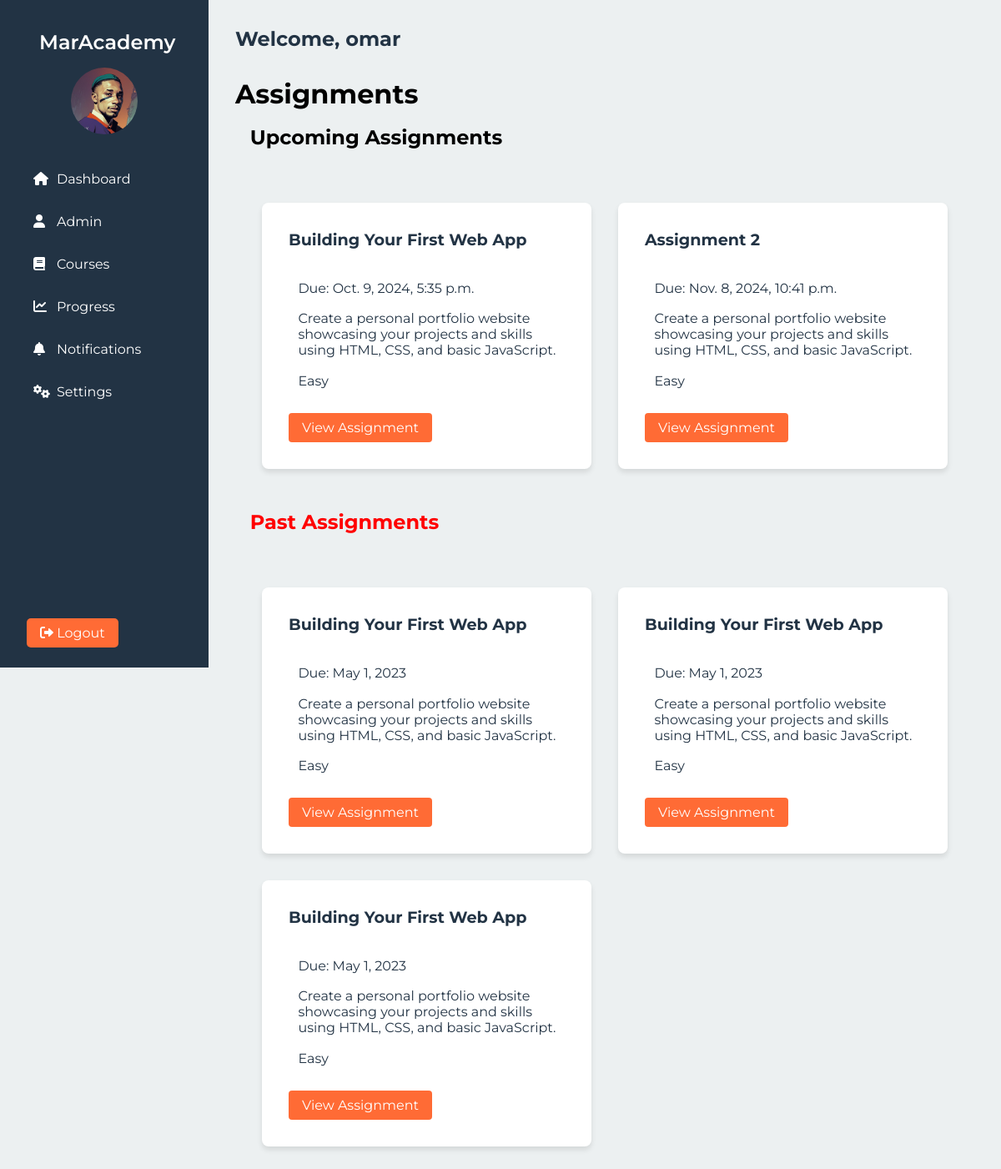
/assignments/6/ (signed in), run on the app's committed database.
### ourusers/models.py (models this page shows, shortened)
class CustomUser(AbstractUser):
    is_student = models.BooleanField(default=True)
    is_instructor = models.BooleanField(default=False)
    profile_picture = models.ImageField(upload_to='profile_pictures/', blank=True, null=True)

### courses/models.py (models this page shows, shortened)
class Assignment(models.Model):
    course = models.ForeignKey(Course, related_name='assignments', on_delete=models.CASCADE)
    title = models.CharField(max_length=100)
    points = models.CharField(max_length=300, null=True, default="Not graded")
    submission = models.CharField(max_length=3000, null=True, default='Url Link')
    description = models.CharField(max_length=50000)
    due_date = models.DateTimeField()
    created_at = models.DateTimeField(auto_now_add=True)
    updated_at = models.DateTimeField(auto_now=True)

### assignments/views.py (the view)
# urls.py: path("", include("assignments.urls")),
@login_required
def  assignments(request, course_id):
    course = get_object_or_404(Course, id=course_id)
    if request.user in course.enrolled_users.all():
        assignments = Assignment.objects.filter(course=course)
    else:
        assignments = None  # Or redirect with an error message
    context = {
        'course': course,
        'assignments': assignments,
    }
    return render(request, 'assignments.html', context)

### assignments/templates/assignments.html
{% extends 'ourusers/base.html' %} {% load static %} {% block extra_css %}
<link rel="stylesheet" href="{% static 'css/assignments.css' %}" />
{% endblock %} {% block content %}
<h1>Assignments</h1>
<div class="upcoming-assignments">
    <h2 class="upcoming-title">Upcoming Assignments</h2>
    <div class="assignments">
        {% for assignment in assignments %}
        <div class="assignment">
            <h3 class="assignment-title">{{ assignment.title}}</h3>
            <p class="assignment-due-date">Due: {{assignment.due_date}}</p>
            <p class="assignment-description">{{assignment.description}}</p>
                <p class="assignment-level">Easy</p>
            <a href="{% url 'assignment' assignment.pk %}" class="assignment-link">View Assignment</a>
        </div>
        {% endfor %}
    </div>
</div>
<div class="past-assignments">
    <h2 class="past-title">Past Assignments</h2>
    <div class="assignments">
        <div class="assignment">
            <h3 class="assignment-title">Building Your First Web App</h3>
            <p class="assignment-due-date">Due: May 1, 2023</p>
            <p class="assignment-description">Create a personal portfolio website showcasing
                your projects and skills using HTML, CSS, and basic JavaScript.</p>
                <p class="assignment-level">Easy</p>
            <a href="#" class="assignment-link">View Assignment</a>
        </div>        <div class="assignment">
            <h3 class="assignment-title">Building Your First Web App</h3>
            <p class="assignment-due-date">Due: May 1, 2023</p>
            <p class="assignment-description">Create a personal portfolio website showcasing
                your projects and skills using HTML, CSS, and basic JavaScript.</p>
                <p class="assignment-level">Easy</p>
            <a href="#" class="assignment-link">View Assignment</a>
        </div>        <div class="assignment">
            <h3 class="assignment-title">Building Your First Web App</h3>
            <p class="assignment-due-date">Due: May 1, 2023</p>
            <p class="assignment-description">Create a personal portfolio website showcasing
                your projects and skills using HTML, CSS, and basic JavaScript.</p>
                <p class="assignment-level">Easy</p>
            <a href="#" class="assignment-link">View Assignment</a>
        </div>
    </div>
</div>
{% endblock %}

### ourusers/templates/ourusers/base.html (shortened to what this page needs)
{% load static %}
<!DOCTYPE html>
<html lang="en">
  <head>
    <link
      rel="stylesheet"
      href="https://cdnjs.cloudflare.com/ajax/libs/font-awesome/6.0.0-beta3/css/all.min.css"
    />
    <link rel="stylesheet" href="{% static 'css/base.css' %}" />
    {% block extra_css %}{% endblock %}
  </head>
  <body>
    <div class="dashboard-container">
      <aside class="sidebar" id="sidebar">
        <div class="sidebar-header">
          <h2>MarAcademy</h2>
          {% if user.profile_picture %}
          <img
            src="{{ user.profile_picture.url }}"
            alt="{{ user.get_username }}'s profile picture"
            class="user-avatar"
          />
          {% else %}
          <img
            src="{% static 'images/default.webp' %}"
            alt="Default profile picture"
            class="user-avatar"
          />
          {% endif %}
        </div>
        <nav class="sidebar-nav">
          <ul>
            <li
              class="{% if request.resolver_match.url_name == 'dashboard' %}active{% endif %}"
            >
              <a href="{% url 'dashboard' %}"
                ><i class="fas fa-home"></i> Dashboard</a
              >
            </li>
            {% if request.user.is_instructor %}
            <li
              class="{% if request.resolver_match.url_name == 'course_list' %}active{% endif %}"
            >
              <a href="{% url 'courses:course_list' %}"
                ><i class="fas fa-user"></i> Admin</a
              >
            </li>
            {% endif %}
            <li
              class="{% if request.resolver_match.url_name == 'courses' %}active{% endif %}"
            >
              <a href="{% url 'courses:courses' %}"
                ><i class="fas fa-book"></i> Courses</a
              >
            </li>
            <li
              class="{% if request.resolver_match.url_name == 'progress' %}active{% endif %}"
            >
              <a href="{% url 'progress' %}"
                ><i class="fas fa-chart-line"></i> Progress</a
              >
            </li>
            <li
              class="{% if request.resolver_match.url_name == 'notifications' %}active{% endif %}"
            >
              <a href="#"><i class="fas fa-bell"></i> Notifications</a>
            </li>
            <li
              class="{% if request.resolver_match.url_name == 'settings' %}active{% endif %}"
            >
              <a href="#"><i class="fas fa-cogs"></i> Settings</a>
            </li>
          </ul>
        </nav>
        <div class="sidebar-footer">
          <a href="{% url 'logout' %}" class="logout-btn"
            ><i class="fas fa-sign-out-alt"></i> Logout</a
          >
        </div>
      </aside>
      <main class="main-content">
        <header class="main-header">
          <h1>Welcome, {{ user.get_username }}</h1>
        </header>
        {% block content %}{% endblock %}
      </main>
    </div>
  </body>
</html>

### ourusers/static/css/base.css (style rules this page uses)
:root { --dark-blue: #223344; --orange: #ff6b35; --black: #000000; --white: #ffffff; --background-color: #ecf0f1; }
* { margin: 0; padding: 0; box-sizing: border-box; list-style: none; text-decoration: none; box-sizing: border-box; }
body { font-family: "Montserrat", sans-serif; background-color: var(--background-color); color: var(--black); }
.dashboard-container { display: flex; min-height: 100vh; }
.sidebar { width: 250px; background-color: var(--dark-blue); color: var(--white); height: 100vh; position: fixed; left: 0; top: 0; overflow-y: auto; padding: 2rem; display: flex; flex-direction: column; transition: transform 0.3s ease; }
.sidebar-header { text-align: center; margin-bottom: 2rem; }
.sidebar-header h2 { font-size: 1.5rem; font-weight: 600; margin-bottom: 1rem; }
.user-avatar { width: 80px; height: 80px; border-radius: 50%; object-fit: cover; }
.sidebar-nav ul { list-style-type: none; }
.sidebar-nav li { margin-bottom: 1rem; }
.logout-btn { background-color: var(--orange); color: var(--white); border-radius: 5px; padding: 0.5rem 1rem; border: none; font-size: 1rem; cursor: pointer; transition: background-color 0.3s ease; text-decoration: none; }
.sidebar-nav a { color: var(--white); text-decoration: none; display: flex; align-items: center; padding: 0.5rem; border-radius: 5px; transition: background-color 0.3s ease; }
.sidebar-nav i { margin-right: 0.5rem; width: 20px; }
.sidebar-footer { margin-top: auto; }
.main-content { flex-grow: 1; margin-left: 250px; padding: 2rem; overflow-y: auto; min-height: 100vh; }
.main-header { display: flex; justify-content: space-between; align-items: center; margin-bottom: 2rem; }
.main-header h1 { font-size: 1.5rem; color: var(--dark-blue); }
.module-container h1, p, h2 { width: 100%; margin: 2%; height: auto; }

### assignments/static/css/assignments.css (style rules this page uses)
:root { --dark-blue: #223344; --orange: #ff6b35; --black: #000000; --white: #ffffff; --red : #ff0000; --green : #00ff00; --background-color: #ecf0f1; }
.past-title { color: var(--red); }
.assignments { display: grid; grid-template-columns: repeat(auto-fit, minmax(300px, 1fr)); gap: 2rem; margin-top: 2rem; padding: 2rem; }
.assignment { background-color: var(--white); border-radius: 8px; box-shadow: 0 4px 6px rgba(0, 0, 0, 0.1); padding: 1.5rem; transition: transform 0.3s ease, box-shadow 0.3s ease; padding: 2rem; }
.assignment h3 { font-size: 1.2rem; color: var(--dark-blue); margin-bottom: 2rem; }
.assignment p { font-size: 1rem; color: var(--dark-blue); margin-bottom: 0.5rem; padding: 0.3rem; }
.assignment-link { display: inline-block; background-color: var(--orange); color: var(--white); text-decoration: none; padding: 0.5rem 1rem; border-radius: 4px; margin-top: 1rem; transition: background-color 0.3s ease; }

### data on the page
CustomUser: profile_picture (picture), get_username "omar"
Assignment: title "Building Your First Web App", due_date "Oct. 9, 2024, 5:35 p.m.", description "Create a personal portfolio website showcasing your projects and skills using HTML, CSS, and basic JavaScript."
Assignment: title "Assignment 2", due_date "Nov. 8, 2024, 10:41 p.m.", description "Create a personal portfolio website showcasing your projects and skills using HTML, CSS, and basic JavaScript."
